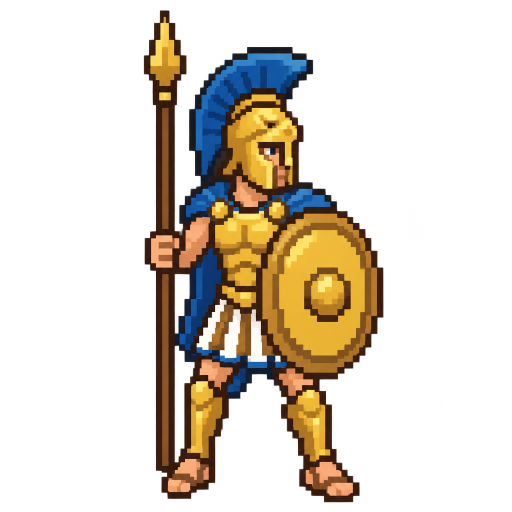
#> input picture art_source/bosses/achilles.png, 1024 x 1024 px (shown at 1/2 size)
$ python pixelate_source.py ../art_source/bosses/achilles.png 5 ../art_source/bosses/archivist_split.png
#> lines starting #> are read from the running program, lines starting #| are printed output that depends on the picture
"""pixelate_source.py: put a detailed AI source onto the exact art grid before conversion.

Usage (from the repo root):
    python3 tools/pixelate_source.py <source image> <art height> <output png>
    python3 tools/prepare_sprite.py <output png> <sprite key> [options]

Why (figure redesign, Oct 2026; ART_BIBLE "Converting small figures"): an AI image draws a
figure 900+ px tall, about 19 source px per art px for a 48 px summon. prepare_sprite.py votes
each cell by material and coverage, which fattens thin shapes and drops one-pixel dark lines, so
on the redesigned Banshee the neckline and the gap between the bust and the hair vanished and the
torso became one bone-white blob. The ART_BIBLE notes that a source already drawn on the target
grid converts almost losslessly. This tool makes one: binary alpha (ALPHA_CUT), crop to the
opaque pixels, a premultiplied box downscale to (art height - 2) rows (prepare_sprite adds a 1 px
outline top and bottom), then a BLOCK x nearest-neighbour blow-up, so every art pixel arrives as
one flat block and the converter only snaps colours and draws the outline. Copy the untouched
source to art_source/<key>.png afterwards (prepare_sprite archives the file it was given).
"""

import sys

import numpy as np
from PIL import Image

ALPHA_CUT = 128  # Source alpha (0-255) from which a pixel is opaque (same rule as prepare_sprite).
BLOCK = 16  # Output source px per art px (any whole number; 16 keeps files small).
OUTLINE_ROWS = 2  # Rows prepare_sprite adds around the content (1 px outline top and bottom).


def pixelate(src: str, height: int) -> Image.Image:
    """The source `src` reduced to (height - OUTLINE_ROWS) art rows and blown up BLOCK x."""
#> called with src = '../art_source/bosses/achilles.png', height = 5
    a = np.array(Image.open(src).convert("RGBA"))
#> a is the input picture: shape (1024, 1024, 4); mean R, G, B, A 49.7, 36.8, 21.3, 66.7
    a[..., 3] = np.where(a[..., 3] >= ALPHA_CUT, 255, 0)
    img = Image.fromarray(a)
    img = img.crop(img.getbbox())
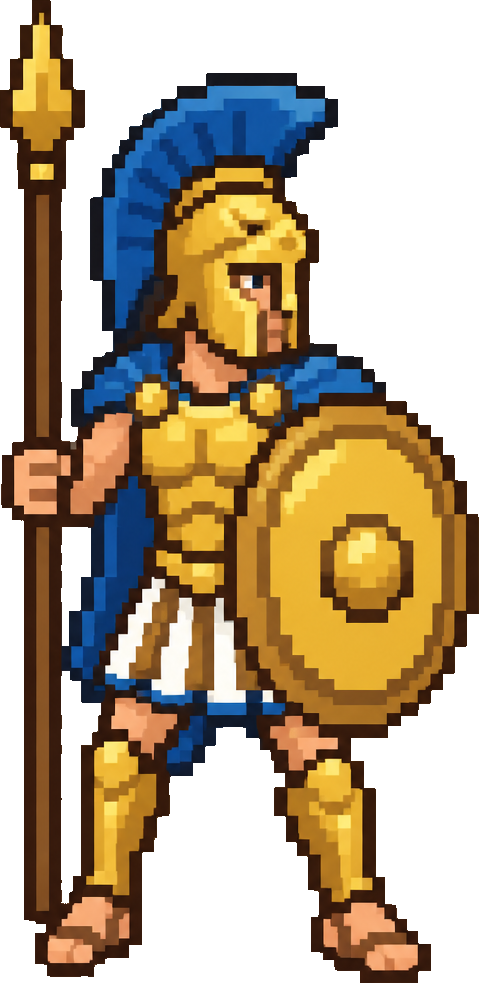
#> img: PIL image 479x983 RGBA; mean R, G, B, A 96, 73.8, 44.3, 149.8; transparent parts drawn white
    h = height - OUTLINE_ROWS  # Content rows (art px).
    w = max(1, round(img.width * h / img.height))  # Content columns, aspect kept (art px).
#> w = 1
    pm = np.array(img).astype(float)
    pm[..., :3] *= pm[..., 3:4] / 255.0  # Premultiply: transparent pixels add no colour.
    small = np.array(Image.fromarray(pm.astype(np.uint8)).resize((w, h), Image.BOX)).astype(float)
#> small = [[96, 91, 72, 106], [146, 113, 58, 214], [132, 92, 51, 129]]
    alpha = small[..., 3:4]  # Box-averaged coverage (0-255).
#> alpha = [106, 214, 129]
    rgb = np.where(alpha > 0, small[..., :3] * 255.0 / np.maximum(alpha, 1), 0)  # Un-premultiplied colour.
#> rgb = [[230.9, 218.9, 173.2], [174, 134.6, 69.11], [260.9, 181.9, 100.8]]
    out = np.dstack([np.clip(rgb, 0, 255), np.where(alpha >= ALPHA_CUT, 255, 0)]).astype(np.uint8)
#> out = [[230, 218, 173, 0], [173, 134, 69, 255], [255, 181, 100, 255]]
    return Image.fromarray(out).resize((w * BLOCK, h * BLOCK), Image.NEAREST)
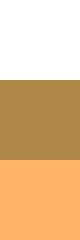
#> returned value: PIL image 16x48 RGBA (shown 5 times larger); mean R, G, B, A 219.3, 177.7, 114, 170; transparent parts drawn white


def main() -> None:
    if len(sys.argv) != 4:
        sys.exit(__doc__)
    src, height, out = sys.argv[1], int(sys.argv[2]), sys.argv[3]  # Source, art height (px), output.
    pixelate(src, height).save(out)
    print(f"{src} -> {out} ({height - OUTLINE_ROWS} content rows, {BLOCK} px blocks)")


if __name__ == "__main__":
    main()
